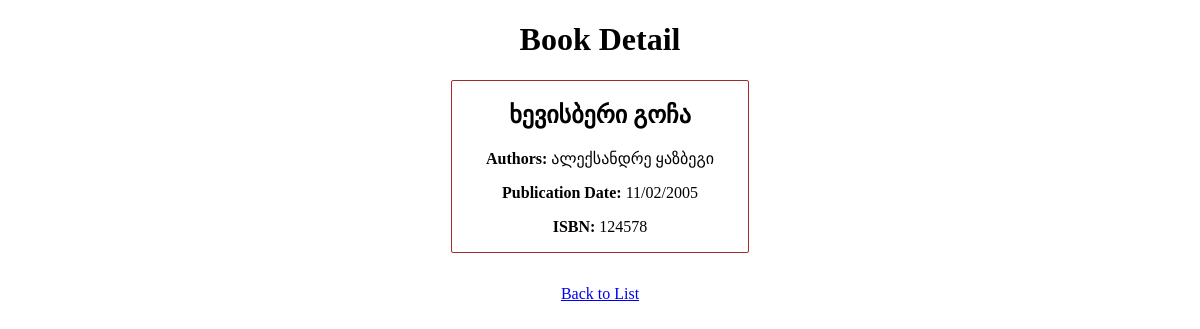
Screenshot of /books/4/ with the database file from the repository.
### books/models.py (models this page shows, shortened)
class Book(models.Model):
    title = models.CharField(max_length=100, null=False)
    authors = models.CharField(max_length=100, null=False)
    publication_date = models.CharField(max_length=15, null=False)
    isbn = models.CharField(max_length=11, null=False)

### books/views.py (the view)
# urls.py: path('<int:book_id>/', views.book_detail, name='book_detail'),
def book_detail(request, book_id):
    book = get_object_or_404(Book, id=book_id)
    context = {'book': book}
    return render(request, 'books/book_detail.html', context)

### books/templates/books/book_detail.html (shortened to what this page needs)
{% extends 'books/base.html' %}
{% block body %}
    <h1 style="text-align: center;">Book Detail</h1>
    <div class="container">
        <div class="book">
            <h2>{{ book.title }}</h2>
            <p><strong>Authors:</strong> {{ book.authors }}</p>
            <p><strong>Publication Date:</strong> {{ book.publication_date }}</p>
            <p><strong>ISBN:</strong> {{ book.isbn }}</p>
        </div>
    </div>
    <div style="margin-top: 2rem;text-align: center;">
        <a href="{% url 'list_books' %}">Back to List</a>
    </div>
{% endblock %}

### books/static/css/style.css (style rules this page uses)
.container { width: 100%; display: flex; gap: 1rem; flex-wrap: wrap; justify-content: center; }
.book { width: 25%; border: 1px solid brown; text-align: center; border-radius: 2px; }

### rows the page displays
Book: title "ხევისბერი გოჩა", authors "ალექსანდრე ყაზბეგი", publication_date "11/02/2005", isbn "124578"
